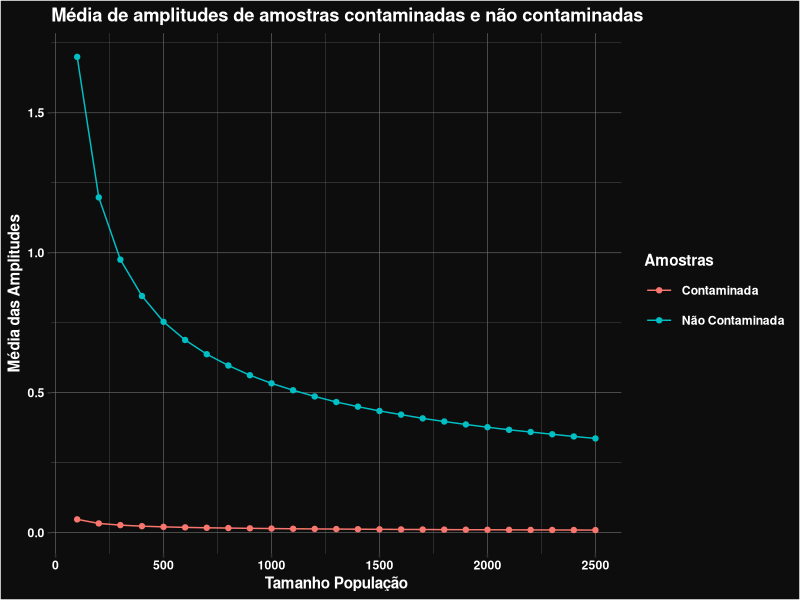

R code for this plot:
library(ggplot2)
set.seed(12)
Dados <- data.frame(matrix(nrow=0, ncol = 3))
colnames(Dados) <- c("N","Valor", "ValorContaminado")
a <- qnorm(0.02/2 + 0.98, mean = 0, sd = 1)
n <- 100
while (n <= 2500) {
  j <- 1
  amplitudes <- data.frame(matrix(nrow=0, ncol = 1))
  amplitudesContaminadas <- data.frame(matrix(nrow=0, ncol = 1))
  colnames(amplitudes) <- c("Valor")
  colnames(amplitudesContaminadas) <- c("Valor")
  for(j in 1:700) {
    media <- mean(rexp(n,3.62))
    amplitude <- 2*a/(sqrt(n)*media)
    amplitudes[nrow(amplitudes) + 1,] <- amplitude
    if (floor(runif(1, 1,100)) <= 15) {
      media <- mean(rexp(n,0.1))
      amplitude <- 2*a/(sqrt(n)*media)
      amplitudesContaminadas[nrow(amplitudesContaminadas) + 1,] <- amplitude
    }
  }
  Dados[nrow(Dados) + 1,] = c(n, mean(amplitudes$Valor), mean(amplitudesContaminadas$Valor))
  n <- n + 100
}
ggplot(Dados, aes(x = N)) +
  geom_line(aes(y=Valor, colour = "Não Contaminada")) +
  geom_line(aes(y=ValorContaminado, colour = "Contaminada")) +
  geom_point(aes(y=Valor, colour = "Não Contaminada")) +
  geom_point(aes(y=ValorContaminado, colour = "Contaminada")) +
  theme(
    panel.background = element_rect(fill = "gray5", colour = "gray5"),
    panel.grid = element_line(size = 0.2, linetype = 'solid', colour = "gray45"), 
    plot.background = element_rect(fill = "gray5"),
    text = element_text(colour = "white", face = "bold"),
    axis.text = element_text(color = "white"),
    legend.background=element_rect(fill="gray5"),
    legend.key=element_rect(colour="gray5"),
    legend.key.size=unit(1.5, "lines"),
  ) +
  ggtitle("Média de amplitudes de amostras contaminadas e não contaminadas") +
  labs(colour="Amostras") +
  ylab("Média das Amplitudes") +
  xlab("Tamanho População")